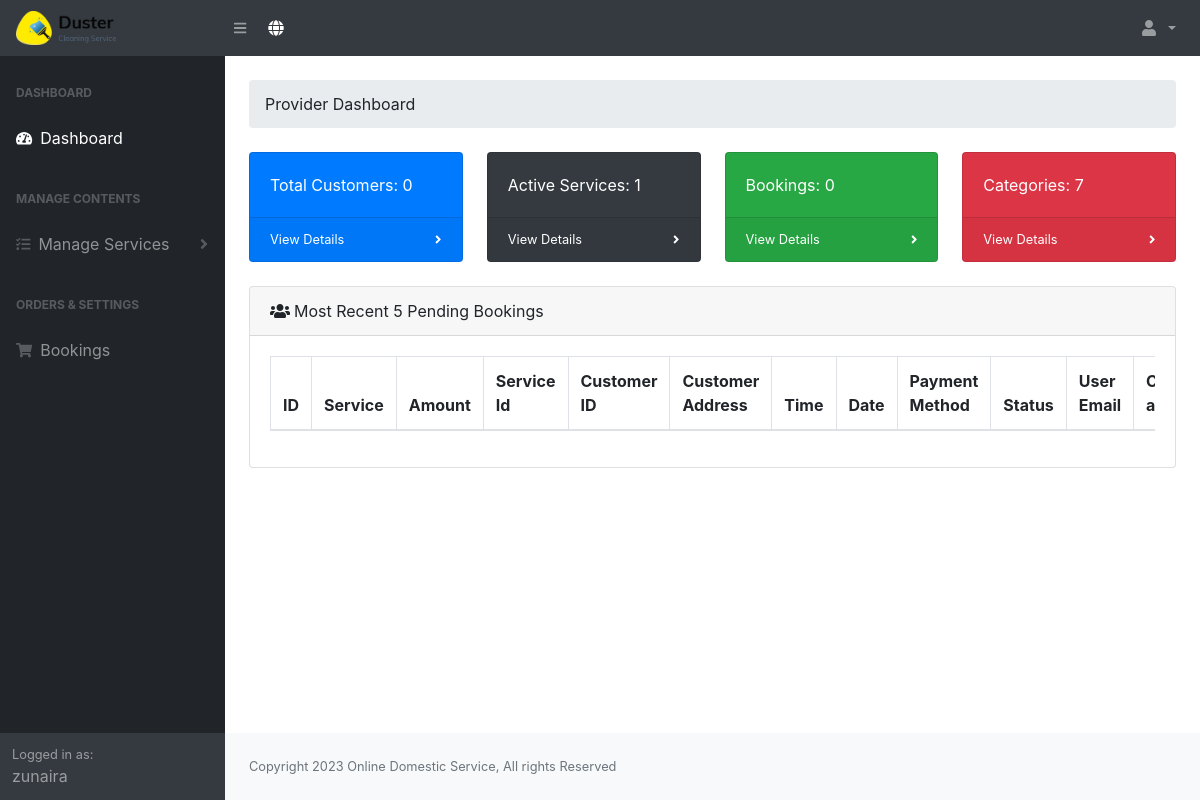
The app's page /provider/dashboard.php (signed in) with its own data.
### tables this page shows
CREATE TABLE `tbl_users` (
  `id` int(10) NOT NULL,
  `username` varchar(255) DEFAULT NULL,
  `fullname` varchar(255) DEFAULT NULL,
  `email` varchar(255) DEFAULT NULL,
  `mobile_no` varchar(15) DEFAULT NULL,
  `password` varchar(255) DEFAULT NULL,
  `role` varchar(10) DEFAULT NULL,
  `photo` varchar(255) DEFAULT NULL,
  `created_at` varchar(255) DEFAULT NULL,
  `gender` varchar(20) DEFAULT NULL,
  `status` varchar(10) DEFAULT NULL,
  `comment` varchar(255) DEFAULT NULL
);

CREATE TABLE `tbl_settings` (
  `id` int(10) NOT NULL,
  `site_title` varchar(255) NOT NULL,
  `site_footer` varchar(255) NOT NULL,
  `web_phone` varchar(255) NOT NULL,
  `web_email` varchar(255) NOT NULL,
  `web_address_location` varchar(255) NOT NULL,
  `web_currency` varchar(10) NOT NULL,
  `dollar_exchange_rate` varchar(10) NOT NULL,
  `g_recaptcha_site_key` varchar(255) DEFAULT NULL,
  `g_recaptcha_secret_key` varchar(255) DEFAULT NULL,
  `g_recaptcha_status` varchar(10) DEFAULT NULL
);

### provider/config.php (called while the page is built, shortened)
<?php
$dbhost = 'localhost';
$dbname = 'fyp';
$dbuser = 'root';
$dbpass = '';
try {
	$pdo = new PDO("mysql:host={$dbhost};dbname={$dbname}", $dbuser, $dbpass);
	$pdo->setAttribute(PDO::ATTR_ERRMODE, PDO::ERRMODE_EXCEPTION);
}
catch( PDOException $exception ) {
	echo "Connection Error: " . $exception->getMessage();
	die();
}
$setting_statement = $pdo->prepare('SELECT * FROM tbl_settings');
$setting_statement->execute();
$setting_statement_results = $setting_statement->fetch();
?>

### provider/autoloader.php (called while the page is built, shortened)
<?php
include 'config.php';
?>

### provider/dashboard.php (the view, shortened to what this page needs)
<?php include 'header.php' ?>
<div class="container-fluid">
    <ol class="breadcrumb mb-4 mt-4">
        <li class="breadcrumb-item "><?php echo ucfirst($user_result['role']); ?> Dashboard</li>
    </ol>
    <div class="row">
        <div class="col-xl-3 col-md-6">
            <div class="card bg-primary text-white mb-4">
                <div class="card-body">Total Customers:
                            <?php
                                $statement = $pdo->prepare("SELECT * FROM tbl_payment WHERE user_id=?");
                                 $statement->execute(array($user_result['id']));
                                 echo $count = $statement->rowCount();
                                 ?>
                </div>
                <div class="card-footer d-flex align-items-center justify-content-between">
                    <a class="small text-white stretched-link" href="my_clients.php">View Details</a>
                    <div class="small text-white"><i class="fas fa-angle-right"></i></div>
                </div>
            </div>
        </div>
        <div class="col-xl-3 col-md-6">
            <div class="card bg-dark text-white mb-4">
                <div class="card-body">Active Services:
                    <?php
                                $statement = $pdo->prepare('SELECT * FROM tbl_services WHERE user_id=?');
                                 $statement->execute(array($user_result['id']));
                                 echo $count = $statement->rowCount();
                                 ?>
                </div>
                <div class="card-footer d-flex align-items-center justify-content-between">
                    <a class="small text-white stretched-link" href="services.php">View Details</a>
                    <div class="small text-white"><i class="fas fa-angle-right"></i></div>
                </div>
            </div>
        </div>
        <div class="col-xl-3 col-md-6">
            <div class="card bg-success text-white mb-4">
                <div class="card-body">Bookings:
                   <?php
                                $statement = $pdo->prepare('SELECT * FROM tbl_payment WHERE user_id=?');
                                 $statement->execute(array($user_result['id']));
                                 echo $count = $statement->rowCount();
                                 ?>
                </div>
                <div class="card-footer d-flex align-items-center justify-content-between">
                    <a class="small text-white stretched-link" href="bookings.php">View Details</a>
                    <div class="small text-white"><i class="fas fa-angle-right"></i></div>
                </div>
            </div>
        </div>
        <div class="col-xl-3 col-md-6">
            <div class="card bg-danger text-white mb-4">
               <div class="card-body">Categories:
                    <?php
                    $statement = $pdo->prepare('SELECT * FROM tbl_categories');
                    $statement->execute();
                    $count = $statement->rowCount();
                    echo $count;
                    ?>
                </div>
                <div class="card-footer d-flex align-items-center justify-content-between">
                    <a class="small text-white stretched-link" href="categories.php">View Details</a>
                    <div class="small text-white"><i class="fas fa-angle-right"></i></div>
                </div>
            </div>
        </div>
    </div>
    <div class="card mb-4">
        <div class="card-header"><i class="fas fa-users mr-1"></i>Most Recent 5 Pending Bookings</div>
        <div class="card-body">
            <div class="table-responsive">
                <table class="table table-bordered" width="100%" id="dataTable" cellspacing="0">
                    <thead>
                        <tr>
                            <th>ID</th>
                            <th>Service</th>
                            <th>Amount</th>
                            <th>Service Id</th>
                            <th>Customer ID</th>
                             <th>Customer Address</th>
                              <th>Time</th>
                               <th>Date</th>
                                <th>Payment Method</th>
                            <th>Status</th>
                            <th>User Email</th>
                            <th>Created at</th>
                        </tr>
                    </thead>
                </table>
            </div>
        </div>
    </div>
</div>
<?php include 'footer.php' ?>

### provider/header.php (shortened to what this page needs)
<?php
include 'autoloader.php';
$u_id = $_SESSION['provider']['id'];
$statement = $pdo->prepare('SELECT * FROM tbl_users WHERE id=?');
$statement->execute(array($u_id));
$user_result = $statement->fetch();
?>
<!DOCTYPE html>
<html lang="en">
    <head>
        <link href="css/styles.css" rel="stylesheet" />
        <link href="css/dataTables.bootstrap4.min.css" rel="stylesheet" />
    </head>
    <body class="sb-nav-fixed">
        <nav class="sb-topnav navbar navbar-expand navbar-dark bg-dark">
            <a class="navbar-brand" href="dashboard.php">
                <img src="assets/logo/logo.png" class="existing-photo" width="100">
            </a>
            <button class="btn btn-link btn-sm order-1 order-lg-0" id="sidebarToggle" href="#">
                <i class="fas fa-bars"></i>
            </button
            >
            <a href="/" target="_blank" class="btn btn-dark" type="button">
                <i class="fas fa-globe"></i>
            </a>
            <ul class="navbar-nav ml-auto ml-md-0">
                <li class="nav-item dropdown">
                    <a class="nav-link dropdown-toggle" id="userDropdown" href="#" role="button" data-toggle="dropdown" aria-haspopup="true" aria-expanded="false">
                        <i class="fas fa-user fa-fw"></i>
                    </a>
                </li>
            </ul>
        </nav>
        <div id="layoutSidenav">
            <div id="layoutSidenav_nav">
                <nav class="sb-sidenav accordion sb-sidenav-dark" id="sidenavAccordion">
                    <div class="sb-sidenav-menu">
                        <div class="nav">
                            <div class="sb-sidenav-menu-heading">Dashboard</div>
                            <a class="nav-link" href="dashboard.php">
                                <div class="sb-nav-link-icon">
                                    <i class="fas fa-tachometer-alt"></i>
                                </div>
                                Dashboard
                            </a>
                            <div class="sb-sidenav-menu-heading">Manage Contents</div>
                            <a class="nav-link collapsed" href="#" data-toggle="collapse" data-target="#collapseServices" aria-expanded="false" aria-controls="collapseServices">
                                <div class="sb-nav-link-icon">
                                    <i class="fas fa-tasks"></i>
                                </div>
                                    Manage Services
                                <div class="sb-sidenav-collapse-arrow">
                                    <i class="fas fa-angle-down"></i>
                                </div
                            ></a>
                            <div class="sb-sidenav-menu-heading">Orders & Settings</div>
                            <a class="nav-link" href="bookings.php">
                                <div class="sb-nav-link-icon">
                                    <i class="fa fa-shopping-cart"></i>
                                </div>
                                Bookings</a>
                        </div>
                    </div>
                    <div class="sb-sidenav-footer">
                        <div class="small">Logged in as:</div>
                        <?php echo $user_result['fullname']; ?>
                    </div>
                </nav>
            </div>
            <div id="layoutSidenav_content">
            <main>

### provider/footer.php (shortened to what this page needs)
                </main>
                <footer class="py-4 bg-light mt-auto">
                    <div class="container-fluid">
                        <div class="d-flex align-items-center justify-content-between small">
                            <div class="text-muted"> <?php echo $setting_statement_results['site_footer']; ?></div>
                        </div>
                    </div>
                </footer>
            </div>
        </div>
    </body>
</html>

### records on screen
tbl_users: fullname "zunaira", role "Provider"
tbl_settings: site_footer "Copyright 2023 Online Domestic Service, All rights Reserved"

### other values on screen
$count = $statement->rowCount() "0"
$count = $statement->rowCount() "1"
$count "7"
